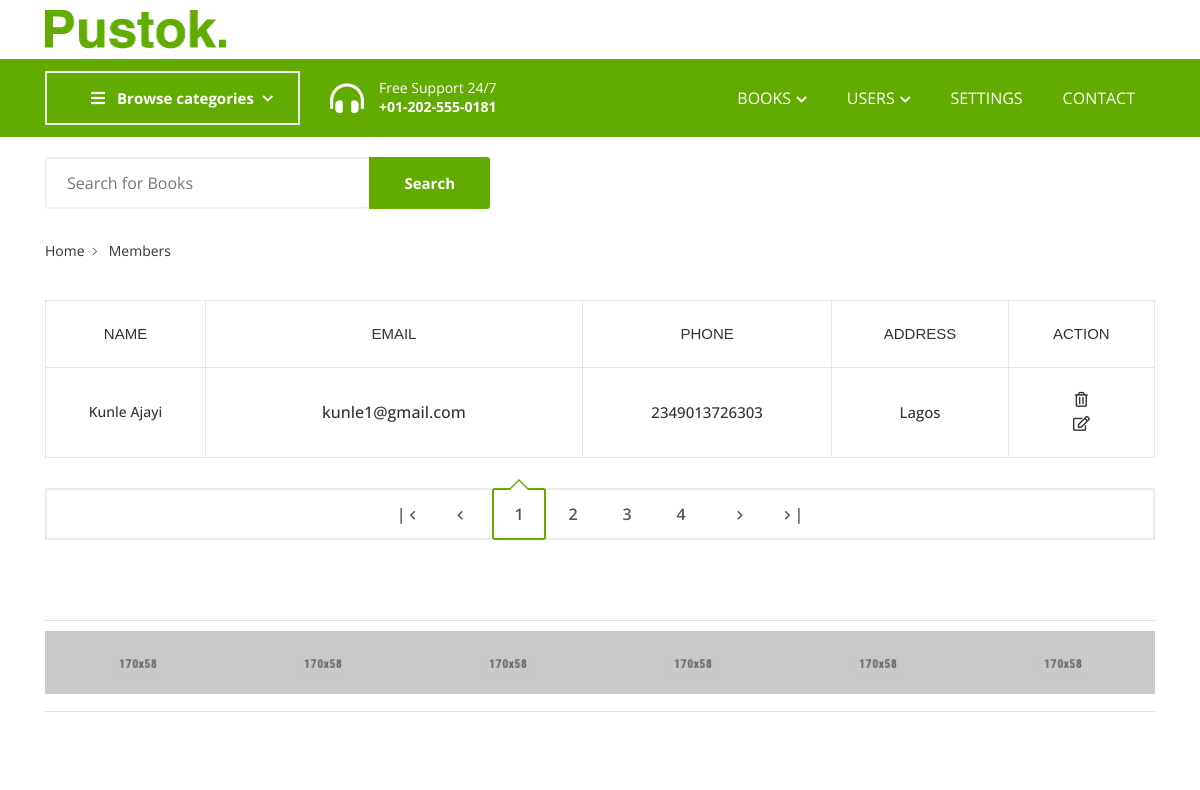
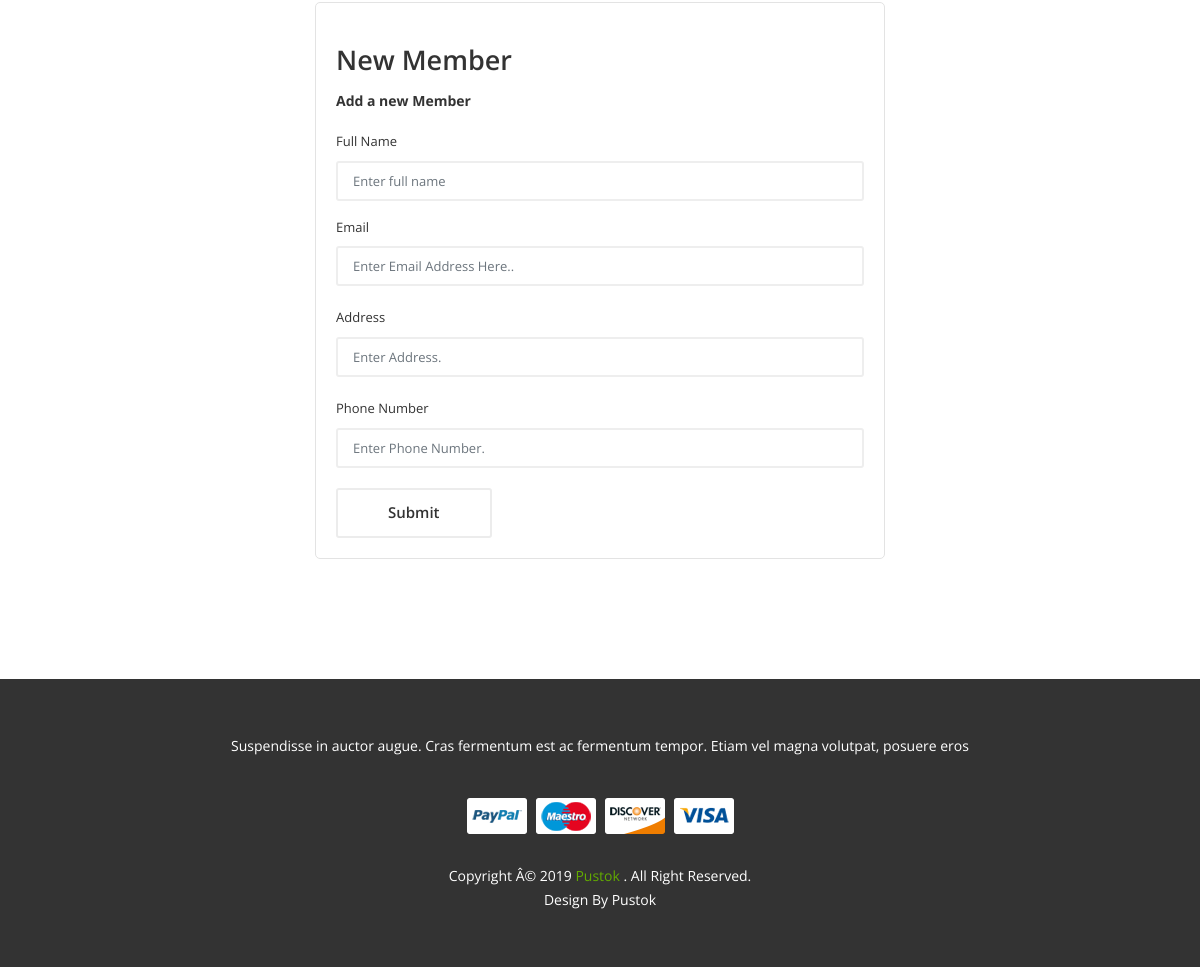
The app's page /members (signed in) with its own data (2 pictures, top to bottom).
### App/models.py (models this page shows, shortened)
class Settings(models.Model):
    image=models.ImageField(null=True,blank=True)
    name=models.TextField(null=True,blank=True)

class Member(models.Model):
    full_name=models.TextField()
    address=models.TextField()
    email=models.CharField(max_length=100)
    phone_number=models.IntegerField()

### App/views.py (the view, shortened to what this page needs)
# urls.py: path("members", views.members, name="members"),
@login_required
def members(request):
    context = {"books": Member.objects.all(), "categ":Genre.objects.all(), "lists":Genre.objects.all(), "details":Settings.objects.all()}
    return render(request,'members.html',context)

### App/templates/members.html (shortened to what this page needs)
{% load static %}
<!DOCTYPE html>
<html lang="zxx">
 <head>
  <link href="{% static 'css/plugins.css' %}" media="screen" rel="stylesheet" type="text/css"/>
  <link href="{% static 'css/main.css' %}" media="screen" rel="stylesheet" type="text/css"/>
 </head>
 <body>
  <div class="site-wrapper" id="top">
   <div class="site-header header-2 mb--20 d-none d-lg-block">
    <div class="header-middle pt--10 pb--10">
     <div class="container">
      <div class="row align-items-center">
       <div class="col-lg-3">
         <a class="site-brand" href="index.html">
           {% for detail in details %}
          <img alt="" src="{{detail.image.url}}"/>
           {% endfor %}
         </a>
       </div>
      </div>
     </div>
    </div>
    <div class="header-bottom bg-primary">
     <div class="container">
      <div class="row align-items-center">
       <div class="col-lg-3">
        <nav class="category-nav white-nav">
         <div>
          <a class="category-trigger" href="javascript:void(0)">
           <i class="fa fa-bars">
           </i>
           Browse
                                        categories
          </a>
         </div>
        </nav>
       </div>
       <div class="col-lg-3">
        <div class="header-phone color-white">
         <div class="icon">
          <i class="fas fa-headphones-alt">
          </i>
         </div>
         <div class="text">
          <p>
           Free Support 24/7
          </p>
          <p class="font-weight-bold number">
           +01-202-555-0181
          </p>
         </div>
        </div>
       </div>
       <div class="col-lg-6">
        <div class="main-navigation flex-lg-right">
         <ul class="main-menu menu-right main-menu--white li-last-0">
          <li class="menu-item has-children">
           <a href="javascript:void(0)">
            Books
            <i class="fas fa-chevron-down dropdown-arrow">
            </i>
           </a>
          </li>
          <li class="menu-item has-children mega-menu">
           <a href="javascript:void(0)">
            Users
            <i class="fas fa-chevron-down dropdown-arrow">
            </i>
           </a>
          </li>
          <li class="menu-item">
           <a href="settings">
            Settings
           </a>
          </li>
          <li class="menu-item">
           <a href="contact">
            Contact
           </a>
          </li>
         </ul>
        </div>
       </div>
      </div>
     </div>
    </div>
   </div>
    <div class="header-bottom pb--10">
     <div class="container">
      <div class="row align-items-center">
       <div class="col-lg-5">
        <div class="header-search-block">
         <input placeholder="Search for Books" type="text"/>
         <button>
          Search
         </button>
        </div>
       </div>
      </div>
     </div>
    </div>
   </div>
   <section class="breadcrumb-section">
    <div class="container">
     <div class="breadcrumb-contents">
      <nav aria-label="breadcrumb">
       <ol class="breadcrumb">
        <li class="breadcrumb-item">
         <a href="index.html">
          Home
         </a>
        </li>
        <li class="breadcrumb-item active">
         Members
        </li>
       </ol>
      </nav>
     </div>
    </div>
   </section>
   <div class="cart_area inner-page-sec-padding-bottom">
    <div class="container">
     <div class="row">
      <div class="col-12">
       <form action="./">
        <div class="cart-table table-responsive">
         <table class="table">
          <thead>
           <tr>
            <th class="pro-thumbnail">
             Name
            </th>
            <th class="pro-title">
             Email
            </th>
            <th class="pro-price">
             Phone
            </th>
            <th class="pro-price">
             Address
            </th>
            <th class="pro-remove">
             Action
            </th>
           </tr>
          </thead>
          {% for book in books %}
          <tbody>
           <tr>
            <td class="pro-thumbnail">
             <a href="#">
            {{book.full_name}}
             </a>
            </td>
            <td class="pro-title">
             <a href="#">
              {{book.email}}
             </a>
            </td>
            <td class="pro-price">
             <span>
              {{book.phone_number}}
             </span>
            </td>
            <td class="pro-price">
             <span>
              {{book.address}}
             </span>
            </td>
              <td class="pro-remove">
                <a href="#">
                  <i class="far fa-trash-alt"></i>
                </a>
                <a href="#">
                    <i class="far fa-edit">
                    </i>
                </a>
              </td>
           </tr>
          </tbody>
          {% endfor %}
         </table>
        </div>
       </form>
      </div>
     </div>
     <div class="row pt--30">
      <div class="col-md-12">
       <div class="pagination-block">
        <ul class="pagination-btns flex-center">
         <li>
          <a class="single-btn prev-btn" href="">
           |
           <i class="zmdi zmdi-chevron-left">
           </i>
          </a>
         </li>
         <li>
          <a class="single-btn prev-btn" href="">
           <i class="zmdi zmdi-chevron-left">
           </i>
          </a>
         </li>
         <li class="active">
          <a class="single-btn" href="">
           1
          </a>
         </li>
         <li>
          <a class="single-btn" href="">
           2
          </a>
         </li>
         <li>
          <a class="single-btn" href="">
           3
          </a>
         </li>
         <li>
          <a class="single-btn" href="">
           4
          </a>
         </li>
         <li>
          <a class="single-btn next-btn" href="">
           <i class="zmdi zmdi-chevron-right">
           </i>
          </a>
         </li>
         <li>
          <a class="single-btn next-btn" href="">
           <i class="zmdi zmdi-chevron-right">
           </i>
           |
          </a>
         </li>
        </ul>
       </div>
      </div>
     </div>
    </div>
   </div>
  <section class="section-margin">
   <div class="container">
    <div class="brand-slider sb-slick-slider border-top border-bottom" data-slick-responsive='[
                {"breakpoint":992, "settings": {"slidesToShow": 4} },
                {"breakpoint":768, "settings": {"slidesToShow": 3} },
                {"breakpoint":575, "settings": {"slidesToShow": 3} },
                {"breakpoint":480, "settings": {"slidesToShow": 2} },
                {"breakpoint":320, "settings": {"slidesToShow": 1} }
            ]' data-slick-setting='{
                                            "autoplay": true,
                                            "autoplaySpeed": 8000,
                                            "slidesToShow": 6
                                            }'>
     <div class="single-slide">
      <img alt="" src="{% static 'image/others/brand-1.jpg' %}"/>
     </div>
     <div class="single-slide">
      <img alt="" src="{% static 'image/others/brand-2.jpg' %}"/>
     </div>
     <div class="single-slide">
      <img alt="" src="{% static 'image/others/brand-3.jpg' %}"/>
     </div>
     <div class="single-slide">
      <img alt="" src="{% static 'image/others/brand-4.jpg' %}"/>
     </div>
     <div class="single-slide">
      <img alt="" src="{% static 'image/others/brand-5.jpg' %}"/>
     </div>
     <div class="single-slide">
      <img alt="" src="{% static 'image/others/brand-6.jpg' %}"/>
     </div>
    </div>
   </div>
  </section>
<center>
  <div class="col-sm-12 col-md-12 col-xs-12 col-lg-6 mb--30 mb-lg--0">
   <form method="POST">
    <div class="login-form">
     <h4 class="login-title">
      New Member
     </h4>
     <p>
      <span class="font-weight-bold">
       Add a new Member
      </span>
     </p>
     <div class="row">
      <div class="col-md-12 col-12 mb--15">
       <label for="email">
        Full Name
       </label>
       <input class="mb-0 form-control" id="name" placeholder="Enter full name" name="full_name" type="text"/>
      </div>
      <div class="col-12 mb--20">
       <label for="email">
        Email
       </label>
       <input class="mb-0 form-control" id="email" placeholder="Enter Email Address Here.." name="email" type="email"/>
      </div>
      <div class="col-12 mb--20">
       <label for="email">
      Address
       </label>
       <input class="mb-0 form-control" id="email" placeholder="Enter Address." name="address" type="text"/>
      </div>
      <div class="col-12 mb--20">
       <label for="email">
      Phone Number
       </label>
       <input class="mb-0 form-control" id="email" placeholder="Enter Phone Number." name="phone_number" type="text"/>
      </div>
      <div class="col-md-12">
         <button class="btn btn-outlined" type="submit">
             Submit
         </button>
     </div>
     </div>
    </div>
   </form>
  </div>
</center>
<footer class="site-footer">
 <div class="container">
  <div class="row justify-content-between section-padding">
   <div class="col-xl-3 col-lg-4 col-sm-6">
    <div class="single-footer pb--40">
    </div>
   </div>
   <div class="col-xl-3 col-lg-2 col-sm-6">
   </div>
   <div class="col-xl-3 col-lg-2 col-sm-6">
   </div>
   <div class="col-xl-3 col-lg-4 col-sm-6">
   </div>
  </div>
 </div>
 <div class="footer-bottom">
  <div class="container">
   <p class="copyright-heading">
    Suspendisse in auctor augue. Cras fermentum est ac fermentum tempor. Etiam
                  vel
                  magna volutpat, posuere eros
   </p>
   <a class="payment-block" href="#">
    <img alt="" src="{% static 'image/icon/payment.png' %}"/>
   </a>
   <p class="copyright-text">
    Copyright Â© 2019
    <a class="author" href="#">
     Pustok
    </a>
    . All Right Reserved.
    <br/>
    Design By Pustok
   </p>
  </div>
 </div>
</footer>
</body>
</html>

### records on screen
Settings: image (picture)
Member: full_name "Kunle Ajayi", email "kunle1@gmail.com", phone_number "2349013726303", address "Lagos"
